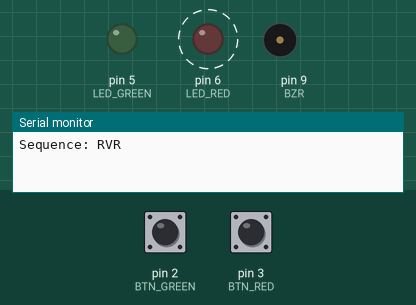
This sketch was run on a simulated Arduino Uno, built with avr-gcc and run on an emulated ATmega328P. On the bench: output pins drawn as LEDs (lit = HIGH), buzzer (waves = sounding), the last lines printed to the serial monitor. Dashed ring = blinking. The inputs (shaded band) are chosen by the test bench; at power-on: pin 2 (BTN_GREEN) LOW, pin 3 (BTN_RED) LOW. Random numbers use the default seed unless the sketch sets one.

Above: at 4.3 s.
4.4 s: pin 2 (BTN_GREEN) pulled HIGH for 0.15 s
At 5.5 s:
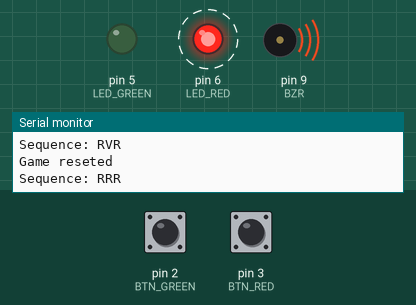
7.4 s: pin 3 (BTN_RED) pulled HIGH for 3.2 s
12.1 s: pin 2 (BTN_GREEN) pulled HIGH for 3.2 s
At 15.2 s:
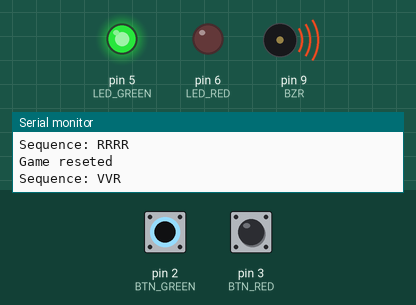
16.8 s: pin 2 (BTN_GREEN) driven HIGH and pin 3 (BTN_RED) driven HIGH
At 19.7 s:
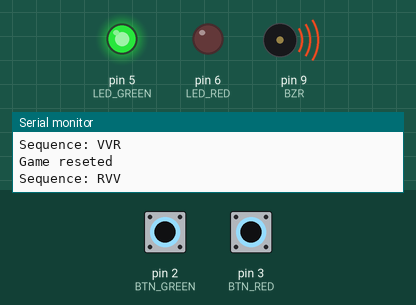
19.8 s: pin 3 (BTN_RED) driven LOW
Timing chart, 0 to 23.8 s (numbered marks = the images above; inputs shaded):
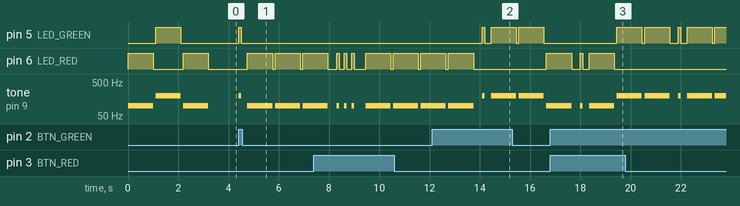

Measured:
- after the input at 4.4 s, pin 5 (LED_GREEN): LOW → HIGH at once, → LOW 0.10 s later; pin 6 (LED_RED): alternates HIGH for 1.0 s and LOW for 0.10 s, starting after 0.35 s; tone on pin 9 (BZR): plays 200 Hz for 0.10 s, 100 Hz for 1.0 s, 100 Hz for 1.0 s, 100 Hz for 0.45 s, starting at once
- after the input at 12.1 s, pin 5 (LED_GREEN): goes HIGH 0.10 s, LOW 0.25 s, HIGH 1.0 s, LOW 0.10 s, HIGH 1.0 s, then LOW, starting after 2.0 s
- after the input at 16.8 s, pin 5 (LED_GREEN): LOW → HIGH after 2.7 s
- by itself, pin 6 (LED_RED): alternates HIGH for 1.0 s and LOW for 1.2 s
- by itself, tone on pin 9 (BZR): plays 100 Hz for 1.0 s, 200 Hz for 1.0 s, 100 Hz for 1.0 s

The sketch:

Prac1_3.ino
```cpp
#define BTN_RED 3
#define BTN_GREEN 2

#define LED_RED 6
#define LED_GREEN 5

#define BZR 9

#define RED_TONE 100
#define GREEN_TONE 200

String sequence = "";

void addRandomSequence() {
  int r = random(1,3);
  sequence += r == 1 ? 'R' : 'V';
}

void resetGame() {
  sequence = "";
  for (int i = 0;i < 3;i++)
     addRandomSequence();
  Serial.println("Game reseted");
}

void playSequence() {
  for (int i = 0;i < sequence.length();i++) {
      char led = sequence[i];
      if (led == 'R') {
        digitalWrite(LED_RED, HIGH);
        tone(BZR, RED_TONE);
      } else if (led == 'V') {
        digitalWrite(LED_GREEN, HIGH);
        tone(BZR, GREEN_TONE);
      }
      delay(1000);
      digitalWrite(LED_RED, LOW);
      digitalWrite(LED_GREEN, LOW);
      noTone(BZR);
      delay(100);
  }
}

void waitForInput() {
  while (!(digitalRead(BTN_RED) == HIGH || digitalRead(BTN_GREEN) == HIGH)) {
      delay(5);
    }
}

char getColor() {
  if (digitalRead(BTN_RED) == HIGH) {
    digitalWrite(LED_RED, HIGH);
    tone(BZR, RED_TONE);
    delay(100);
    digitalWrite(LED_RED, LOW);
    noTone(BZR);
    return 'R';
  } else if (digitalRead(BTN_GREEN) == HIGH) {
    digitalWrite(LED_GREEN, HIGH);
    tone(BZR, GREEN_TONE);
    delay(100);
    digitalWrite(LED_GREEN, LOW);
    noTone(BZR);
    return 'V';
  }
  return '?';
}

bool testPlayer() {
  for (int i = 0;i < sequence.length();i++) {
    waitForInput();
    if (sequence[i] != getColor())
      return false;
    delay(200);
  }
  return true;
}

void setup() {
  //Set pins
  pinMode(BTN_RED, INPUT);
  pinMode(BTN_GREEN, INPUT);

  pinMode(LED_RED, OUTPUT);
  pinMode(LED_GREEN, OUTPUT);

  pinMode(BZR, OUTPUT);
  //Random seed
  randomSeed(analogRead(0));

  resetGame();
  Serial.begin(9600);
}

void loop() {
  Serial.println("Sequence: " + sequence);
  playSequence();
  delay(250);
  if (testPlayer())
    addRandomSequence();
  else
    resetGame();
  delay(250);
}
```
